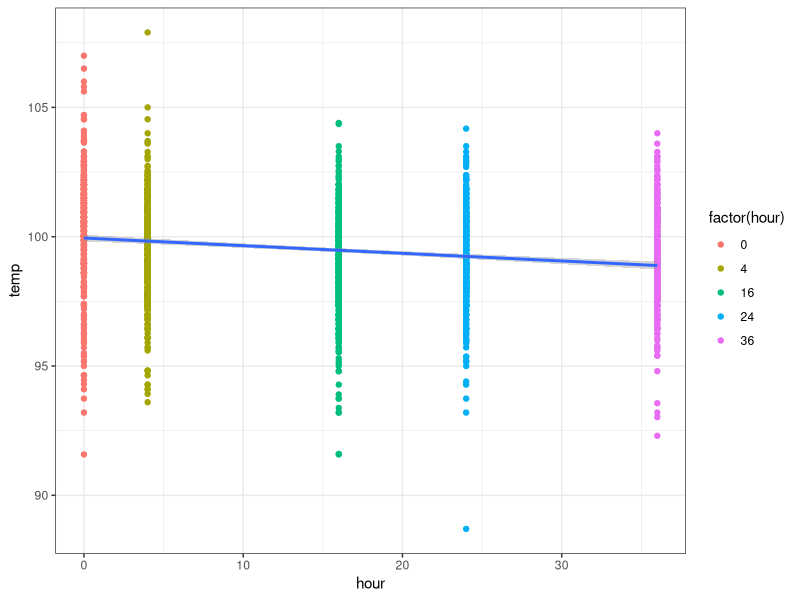
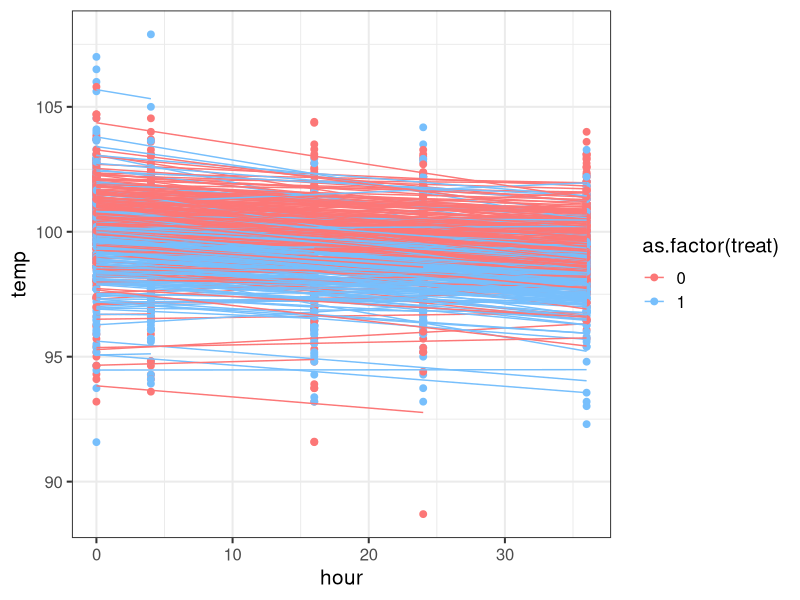

These figures' R source, in order:
library(lme4)
library(ggplot2)
df.one <- read.csv("SepsisData.csv")
summary(df.one)
by(df.one, df.one$treat, summary)
timePlot <- ggplot(data = df.one, aes(x=hour, y=temp)) + geom_point(aes(colour = factor(hour))) + geom_smooth(method=lm) + theme_bw()
timePlot

set.seed(01134)
randIntercept <- lmer(temp ~ hour + treat + age + (1|studyid), data = df.one, REML = 0)
summary(randIntercept)

set.seed(01134)
randEffects <- lmer(temp ~ hour + treat + age + (hour|studyid), data = df.one, REML = 0)
summary(randEffects)
anova(randIntercept, randEffects, test = "LRT")
finalModel <- lmer(temp ~ hour + treat + age + (hour|studyid), data = df.one, REML = TRUE)
summary(finalModel)
modelPlot <- ggplot(df.one, aes(x=hour, y=temp, colour=as.factor(treat))) +
  geom_point(size=2) +
  geom_line(aes(y=predict(finalModel), group=studyid)) +
  scale_color_manual(values=c("#FC7777", "#77BFFC")) +
  theme_bw(base_size=15) 
modelPlot
